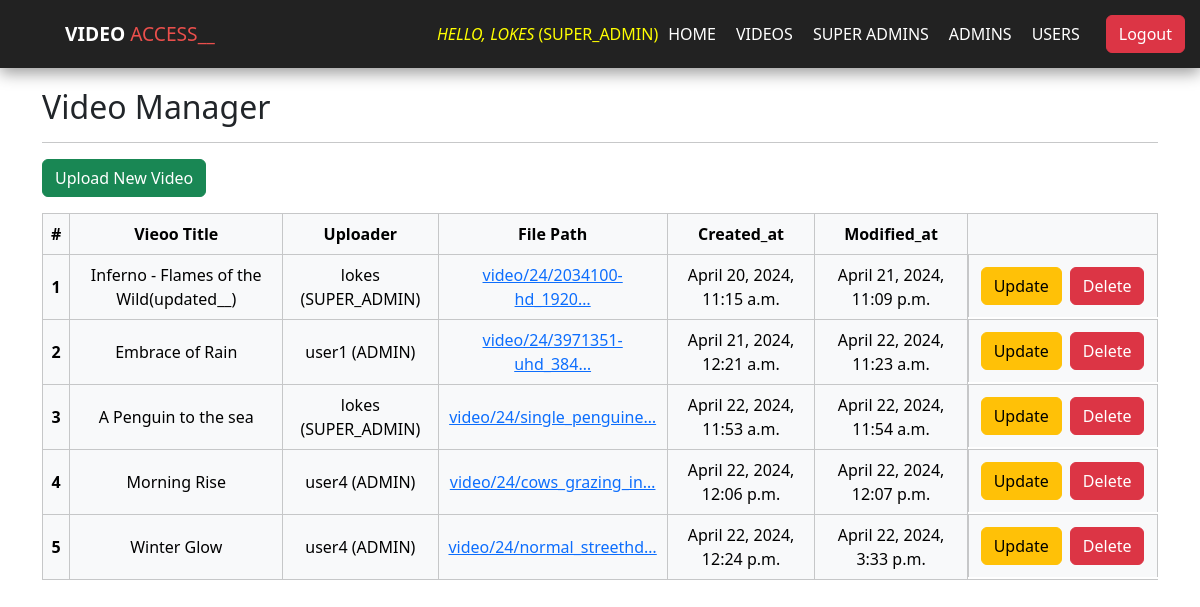
The page /myapp/video-manager/ (signed in) on the database its author committed.
### authentication/models.py (models this page shows, shortened)
class User(AbstractUser):
    class Type(models.TextChoices):
        SUPER_ADMIN = 'SUPER_ADMIN', 'Super Admin'
        ADMIN = 'ADMIN', 'Admin'
        USER = 'USER', 'User'
    class Gender(models.TextChoices):
        MALE = 'MALE', 'Male'
        FEMALE = 'FEMALE', 'Female'
        OTHER = 'OTHER', 'Other'
    default_type = Type.SUPER_ADMIN
    objects = UserManager()
    admin = AdminManager()
    default_user = DefaultUserManager()
    super_admin = SuperAdminManager()
    email = models.EmailField(unique=True)
    type = models.CharField("User Type", max_length=11, choices=Type.choices)
    gender = models.CharField("Gender", max_length=6, choices=Gender.choices)
    first_name = models.CharField(max_length=15, blank=True)
    last_name = models.CharField(max_length=15, blank=True)
    def __str__(self) -> str:
        return self.username

### myapp/models.py (models this page shows, shortened)
class VideoModel(models.Model):
    uploader = models.ForeignKey(User, on_delete=models.CASCADE)
    title = models.CharField(max_length=50)
    content =  models.FileField(upload_to='video/%y')
    description = models.TextField()
    created_at = models.DateTimeField(auto_now_add=True)
    modified_at = models.DateTimeField(auto_now=True)

### myapp/views.py (the view)
    def inner(request):
        if request.user.type=='ADMIN' or request.user.type=='SUPER_ADMIN':
            return func(request)
        else:
            return HttpResponse(f'<h2><pre>Access Denied for non-ADMIN and non-SUPER_ADMIN !!!</pre></h2><p>URL: <b>{request.path}</b></p><p>Username: <b>{request.user.username}</b></p><p>User Type: <b>{request.user.type}</b></p>Goto <a href="/myapp/dashboard">Home page</a>')

### myapp/views.py (called while the page is built)
def admin_and_super_admin_only(func):
    def inner(request):
        if request.user.type=='ADMIN' or request.user.type=='SUPER_ADMIN':
            return func(request)
        else:
            return HttpResponse(f'<h2><pre>Access Denied for non-ADMIN and non-SUPER_ADMIN !!!</pre></h2><p>URL: <b>{request.path}</b></p><p>Username: <b>{request.user.username}</b></p><p>User Type: <b>{request.user.type}</b></p>Goto <a href="/myapp/dashboard">Home page</a>')
    return inner

@login_required(login_url='/auth/login')
@admin_and_super_admin_only
def video_manager_view(request):
    videos = VideoModel.objects.all()
    return render(request, 'video_manager.html', {'videos': videos})

### myapp/templates/video_manager.html (shortened to what this page needs)
{% extends "base.html" %}
{% load static %}
{% block content %}
<h2>Video Manager</h2>
<hr>
<a class="btn btn-success mb-3" href="{% url 'video_upload' %}" role="button">Upload New Video</a>
<table class="table table-bordered table-light table-hover text-center align-middle">
    <thead>
      <tr>
        <th scope="col">#</th>
        <th scope="col">Vieoo Title</th>
        <th scope="col">Uploader</th>
        <th scope="col">File Path</th>
        <th scope="col">Created_at</th>
        <th scope="col">Modified_at</th>
        <th scope="col"></th>
      </tr>
    </thead>
    <tbody>
        {% for video in videos %}
        <tr>
            <th scope="row" class="counter"></th>
            <td>{{ video.title }}</td>
            <td>{{ video.uploader }} ({{ video.uploader.type }})</td>
            <td><a href='{{ video.content.url }}' target="_blank">{{ video.content| truncatechars:25 }}</a></td>
            <td>{{ video.created_at }}</td>
            <td>{{ video.modified_at }}</td>
            <td style="display:flex;">
                <form action="{% url 'update_video_form' %}" method="post">{% csrf_token %}
                    <button type="submit" class="btn btn-warning m-1" name="update_video_id" value="{{video.id}}">Update</button>
                </form>
                <form action="{% url 'delete_video' %}" method="post">{% csrf_token %}
                    <button type="submit" class="btn btn-danger m-1" name="delete_video_id" value="{{video.id}}">Delete</button>
                </form>
            </td>
        </tr>
        {% endfor %}
    </tbody>
  </table>
{% endblock content %}

### myapp/templates/base.html (shortened to what this page needs)
<!DOCTYPE html>
<html lang="en">
<head>
    {% load static %}
    <link href="https://cdn.jsdelivr.net/npm/bootstrap@5.3.3/dist/css/bootstrap.min.css" rel="stylesheet"
>
    <link rel="stylesheet" href="{% static 'base.css' %}">
</head>
<body>
    <nav class="navbar11">
        <div class="logoWrapper">
            <span class="title1">Video</span>
            <span class="title2">Access__</span>
        </div>
        <ul class="navigation1">
            {% if user.is_authenticated %}
                <div style="color:yellow;"><i>hello, {{ user.username }}</i> ({{ user.type }})</div>
                <li class="list-item1"><a class="link1" href="/myapp/dashboard/">Home</a></li>
                {% if user.type == 'ADMIN' or user.type == 'SUPER_ADMIN' %}
                <li class="list-item1"><a class="link1" href="{% url 'video_manager' %}">Videos</a></li>
                    {% if user.type == 'SUPER_ADMIN' %}
                        <li class="list-item1"><a class="link1" href="/myapp/super-admins/">Super Admins</a></li>
                        <li class="list-item1"><a class="link1" href="/myapp/admins/">Admins</a></li>
                    {% endif %}
                    <li class="list-item1"><a class="link1" href="/myapp/users/">Users</a></li>
                {% endif %}
                <form action="/auth/logout/" method="post">{% csrf_token %}<button type="submit" role=""
                        class="btn btn-danger ms-3">Logout</button></form>
            {%else%}
                <li class="list-item1"><a class="link1" href="#">Welcome</a></li>
            {%endif%}
        </ul>
    </nav>
    <div class="container">
        {% block content %}
        {% endblock content %}
    </div>
</body>
</html>

### myapp/static/base.css (style rules this page uses)
body { margin: 0; padding: 0; }

### rows shown on the page
User: username "LOKES", type "SUPER_ADMIN"
VideoModel: title "Inferno - Flames of the Wild(updated__)", uploader "lokes", uploader.type "SUPER_ADMIN", content "video/24/2034100-hd_1920…", created_at "April 20, 2024, 11:15 a.m.", modified_at "April 21, 2024, 11:09 p.m.", {{ video.id }} 5 (drawn)
VideoModel: title "Embrace of Rain", uploader "user1", uploader.type "ADMIN", content "video/24/3971351-uhd_384…", created_at "April 21, 2024, 12:21 a.m.", modified_at "April 22, 2024, 11:23 a.m.", {{ video.id }} 8 (drawn)
VideoModel: title "A Penguin to the sea", uploader "lokes", uploader.type "SUPER_ADMIN", content "video/24/single_penguine…", created_at "April 22, 2024, 11:53 a.m.", modified_at "April 22, 2024, 11:54 a.m.", {{ video.id }} 11 (drawn)
VideoModel: title "Morning Rise", uploader "user4", uploader.type "ADMIN", content "video/24/cows_grazing_in…", created_at "April 22, 2024, 12:06 p.m.", modified_at "April 22, 2024, 12:07 p.m.", {{ video.id }} 12 (drawn)
VideoModel: title "Winter Glow", uploader "user4", uploader.type "ADMIN", content "video/24/normal_streethd…", created_at "April 22, 2024, 12:24 p.m.", modified_at "April 22, 2024, 3:33 p.m.", {{ video.id }} 13 (drawn)
